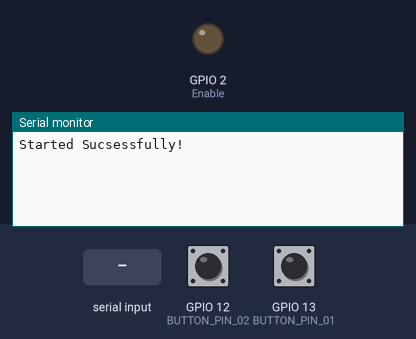
Simulated run of this sketch. Board: ESP32. On the bench: output pins drawn as LEDs (lit = HIGH), the last lines printed to the serial monitor. Inputs (shaded band) come from the test bench; at power-on: GPIO 12 (BUTTON_PIN_02) HIGH, GPIO 13 (BUTTON_PIN_01) HIGH.

Above: at 1.2 s.
1.3 s: GPIO 12 (BUTTON_PIN_02) pulled LOW for 0.15 s
At 2.3 s:
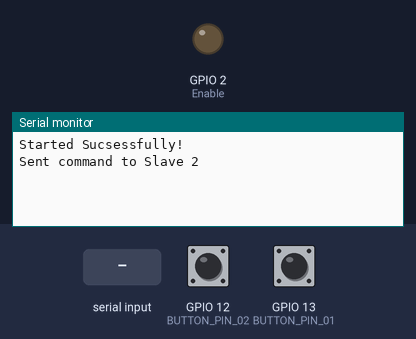
2.9 s: "1\n" received over the second serial link
At 4.4 s:
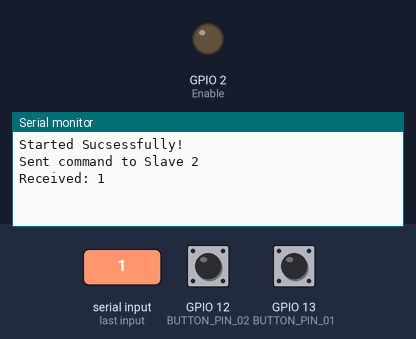

The sketch:

UART_TestA_1.2.0.ino
```cpp
#include <Arduino.h>
#include <HardwareSerial.h>
HardwareSerial SerialPort(2);

const int BUTTON_PIN_01 = 13;
const int BUTTON_PIN_02 = 12;
const int Enable =  2;

// Message structure constants
const uint8_t START_BYTE = 0x7E;    // Start of message delimiter
const uint8_t END_BYTE = 0x7F;      // End of message delimiter

// Slave IDs
const uint8_t slave_1_id = 1;
const uint8_t slave_2_id = 2;

void setup() {
  Serial.begin(115200);
  SerialPort.begin(115200, SERIAL_8N1, 16, 17);
  pinMode(Enable, OUTPUT);
  digitalWrite(Enable, LOW);
  pinMode(BUTTON_PIN_01, INPUT_PULLUP);
  pinMode(BUTTON_PIN_02, INPUT_PULLUP);
  Serial.println("Started Sucsessfully!");
}

// Helper function to send a structured message
void sendMessage(uint8_t slave_id, const char* command) {
  digitalWrite(Enable, HIGH);
  SerialPort.write(START_BYTE);               // Start delimiter
  SerialPort.write(slave_id);                 // Slave ID
  SerialPort.write(command);                  // Command (e.g., "ON" or "OFF")
  uint8_t checksum = slave_id + strlen(command);
  SerialPort.write(checksum);                 // Checksum for error checking
  SerialPort.write(END_BYTE);                 // End delimiter
  SerialPort.flush();
  digitalWrite(Enable, LOW);
}

void loop() {
  if (digitalRead(BUTTON_PIN_01) == LOW) {
    delay(100);
    sendMessage(slave_1_id, "ON");
    Serial.println("Sent command to Slave 1");
  }

  if (digitalRead(BUTTON_PIN_02) == LOW) {
    delay(100);
    sendMessage(slave_2_id, "ON");
    Serial.println("Sent command to Slave 2");
  }

  if (SerialPort.available()) {
    String response = SerialPort.readStringUntil(END_BYTE);
    Serial.println("Received: " + response);
  }
  delay(100);
}
```

Measured:
- after the input at 1.3 s, the serial monitor: prints a new line after 0.10 s (image 1)
- after the input at 2.9 s, the serial monitor: prints a new line after 1.0 s (image 2)
